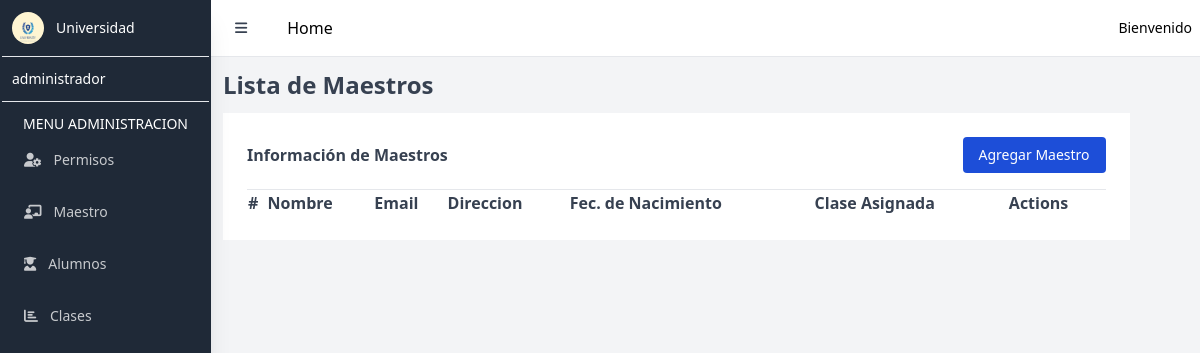
Before: /maestros with the older database file.
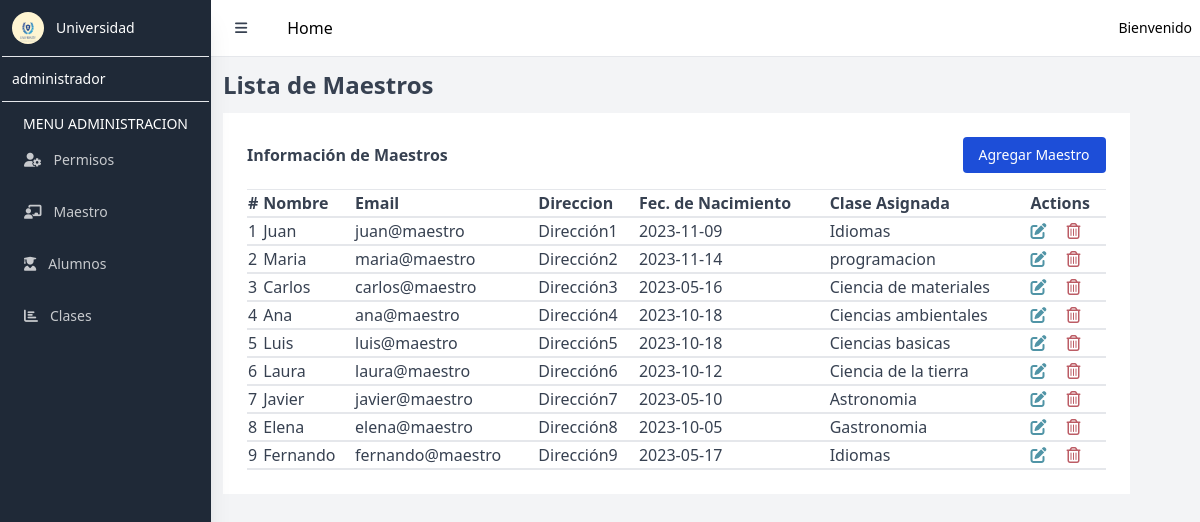
After: the same page with the newer database file.
### tables this page shows
CREATE TABLE `usuarios` (
  `id_usuario` int(11) NOT NULL AUTO_INCREMENT,
  `nombre` varchar(100) DEFAULT NULL,
  `apellido` varchar(100) DEFAULT NULL,
  `dni` varchar(20) DEFAULT NULL,
  `fecha_nacimiento` varchar(50) DEFAULT NULL,
  `direccion` varchar(200) DEFAULT NULL,
  `correo` varchar(220) DEFAULT NULL,
  `contrasena` varchar(255) DEFAULT NULL,
  `rol_id` int(11) DEFAULT NULL,
  `clase_id` int(11) DEFAULT NULL,
  PRIMARY KEY (`id_usuario`),
  UNIQUE KEY `correo` (`correo`),
  KEY `rol_id` (`rol_id`),
  KEY `clase_id` (`clase_id`),
  CONSTRAINT `usuarios_ibfk_1` FOREIGN KEY (`rol_id`) REFERENCES `roles` (`id_rol`),
  CONSTRAINT `usuarios_ibfk_2` FOREIGN KEY (`clase_id`) REFERENCES `clases` (`id`)
);

CREATE TABLE `clases` (
  `id` int(11) NOT NULL AUTO_INCREMENT,
  `clase` varchar(255) DEFAULT NULL,
  PRIMARY KEY (`id`)
);

### Controllers/admin/MaestroController.php (called while the page is built, shortened)
<?php
require_once $_SERVER["DOCUMENT_ROOT"] . "/Models/Model.php";
class MaestroController
{
    protected $model;
    public function __construct()
    {
        $this->model = new User();
    }
    public function index()
    {
        $maestros = $this->model->whereMaestro("rol_id", "=", 2);
        include $_SERVER["DOCUMENT_ROOT"] . "/views/admin/readMaestro.php";
    }
}

### config/database.php (called while the page is built)
<?php
return [
    "host" => "localhost",
    "dbname" => "university_db",
    "username" => "root",
    "password" => ""
];

### Models/Model.php (called while the page is built, shortened)
<?php
class Model
{
    private $db;
    public function __construct()
    {
        $config = include($_SERVER["DOCUMENT_ROOT"] . "/config/database.php");
        try {
            $this->db = new mysqli(
                $config["host"],
                $config["username"],
                $config["password"],
                $config["dbname"]
            );
        } catch (mysqli_sql_exception $e) {
            echo "Error: " . $e->getMessage();
        }
    }
    public function whereMaestro($column, $operator, $value)
    {
        $res = $this->db->query("select u.id_usuario, u.nombre, u.apellido, u.fecha_nacimiento, u.direccion, u.correo, u.rol_id, c.clase
        from usuarios u
        join clases c on u.clase_id = c.id
        where u.$column $operator '$value'");
        $data = $res->fetch_all(MYSQLI_ASSOC);
        return $data;
    }
}

### views/admin/readMaestro.php (the view, shortened to what the changed rows need)
<!DOCTYPE html>
<html lang="en">
<head>
    <link href="/public/output.css" rel="stylesheet">
</head>
<body>
    <main class="flex bg-gray-100">
        <div class="w-full flex flex-col h-screen">
            <div class="w-full border-t flex flex-col">
                <h2 class="text-gray-700 m-3 font-semibold text-2xl">Lista de Maestros</h2>
                <div class="w-11/12 flex-grow p-6 text-gray-700 bg-white mx-3">
                    <table class="min-w-full">
                        <thead>
                            <tr>
                                <th class="text-left">#</th>
                                <th class="text-left">Nombre</th>
                                <th class="text-left">Email</th>
                                <th class="text-left">Direccion</th>
                                <th class="text-left">Fec. de Nacimiento</th>
                                <th class="text-left">Clase Asignada</th>
                                <th class="text-left">Actions</th>
                            </tr>
                        </thead>
                        <tbody>
                            <?php
                            $counter = 1;
                            foreach ($maestros as $maestro) {
                            ?>
                                <tr class="border-y-2">
                                    <td><?= $counter++ ?></td>
                                    <td><?= $maestro["nombre"] ?></td>
                                    <td><?= $maestro["correo"] ?></td>
                                    <td><?= $maestro["direccion"] ?></td>
                                    <td><?= $maestro["fecha_nacimiento"] ?></td>
                                    <td><?= $maestro["clase"] ?></td>
                                    <td class="flex">
                                        <a class="mr-5" href="/maestros/edit?id=<?= $maestro["id_usuario"] ?>"><i class="fa-solid fa-pen-to-square" style="color: #5094a6;"></i></a>
                                        <form action="/maestros/delete" method="post">
                                            <button type="submit"><i class="fa-regular fa-trash-can" style="color: #bc5c65;"></i></button>
                                        </form>
                                    </td>
                                </tr>
                            <?php
                            }
                            ?>
                        </tbody>
                    </table>
                </div>
            </div>
        </div>
    </main>
</body>
</html>

Changed rows visible on the page:
now on this page (row edited): usuarios: nombre "Juan", correo "juan@maestro", direccion "Dirección1", fecha_nacimiento "2023-11-09", clase.clase "Idiomas"
now on this page (row edited): usuarios: nombre "Maria", correo "maria@maestro", direccion "Dirección2", fecha_nacimiento "2023-11-14", clase.clase "programacion"
now on this page (row edited): usuarios: nombre "Carlos", correo "carlos@maestro", direccion "Dirección3", fecha_nacimiento "2023-05-16", clase.clase "Ciencia de materiales"
now on this page (row edited): usuarios: nombre "Ana", correo "ana@maestro", direccion "Dirección4", fecha_nacimiento "2023-10-18", clase.clase "Ciencias ambientales"
now on this page (row edited): usuarios: nombre "Luis", correo "luis@maestro", direccion "Dirección5", fecha_nacimiento "2023-10-18", clase.clase "Ciencias basicas"
now on this page (row edited): usuarios: nombre "Laura", correo "laura@maestro", direccion "Dirección6", fecha_nacimiento "2023-10-12", clase.clase "Ciencia de la tierra"
now on this page (row edited): usuarios: nombre "Javier", correo "javier@maestro", direccion "Dirección7", fecha_nacimiento "2023-05-10", clase.clase "Astronomia"
now on this page (row edited): usuarios: nombre "Elena", correo "elena@maestro", direccion "Dirección8", fecha_nacimiento "2023-10-05", clase.clase "Gastronomia"
now on this page (row edited): usuarios: nombre "Fernando", correo "fernando@maestro", direccion "Dirección9", fecha_nacimiento "2023-05-17", clase.clase "Idiomas"
